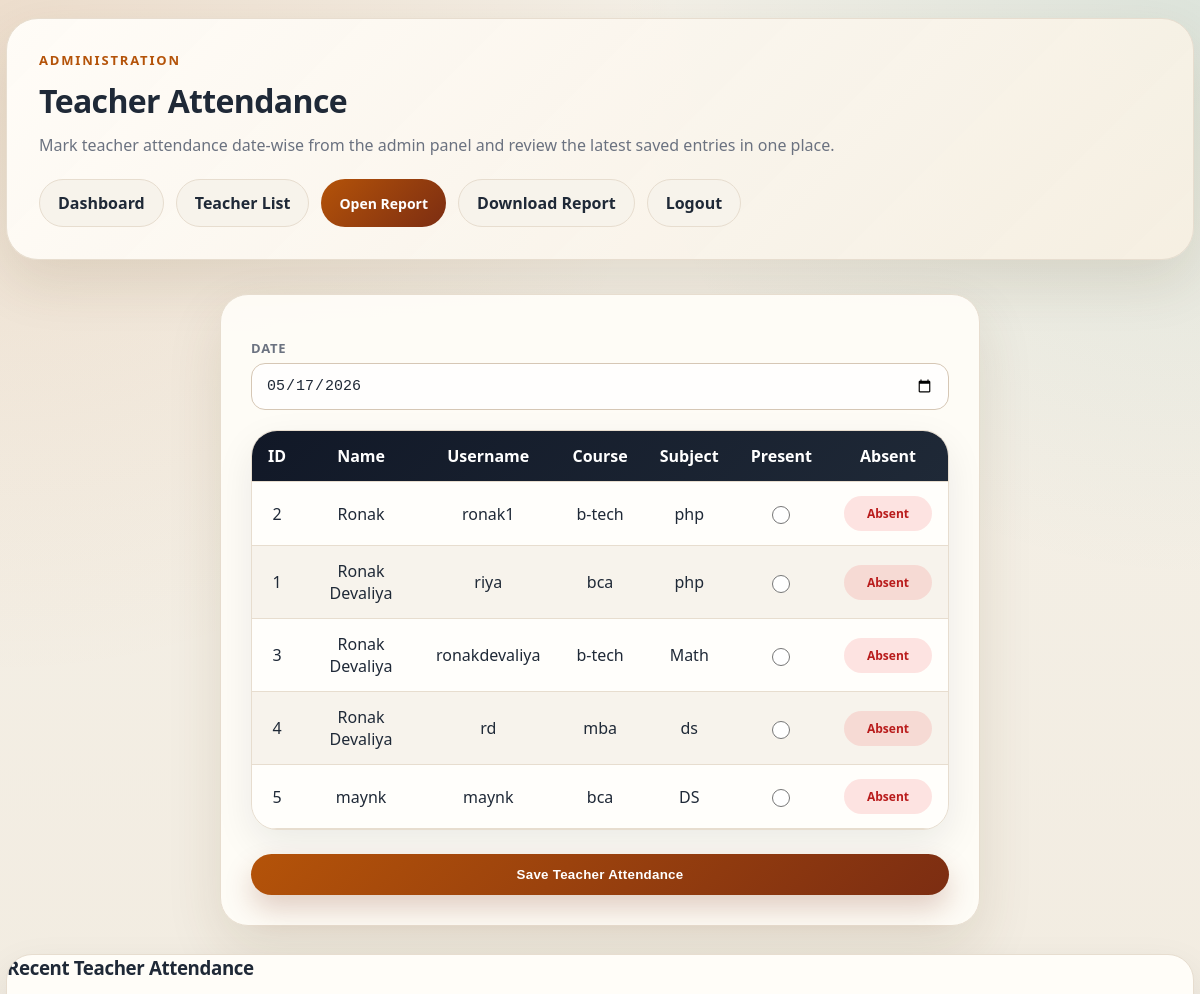
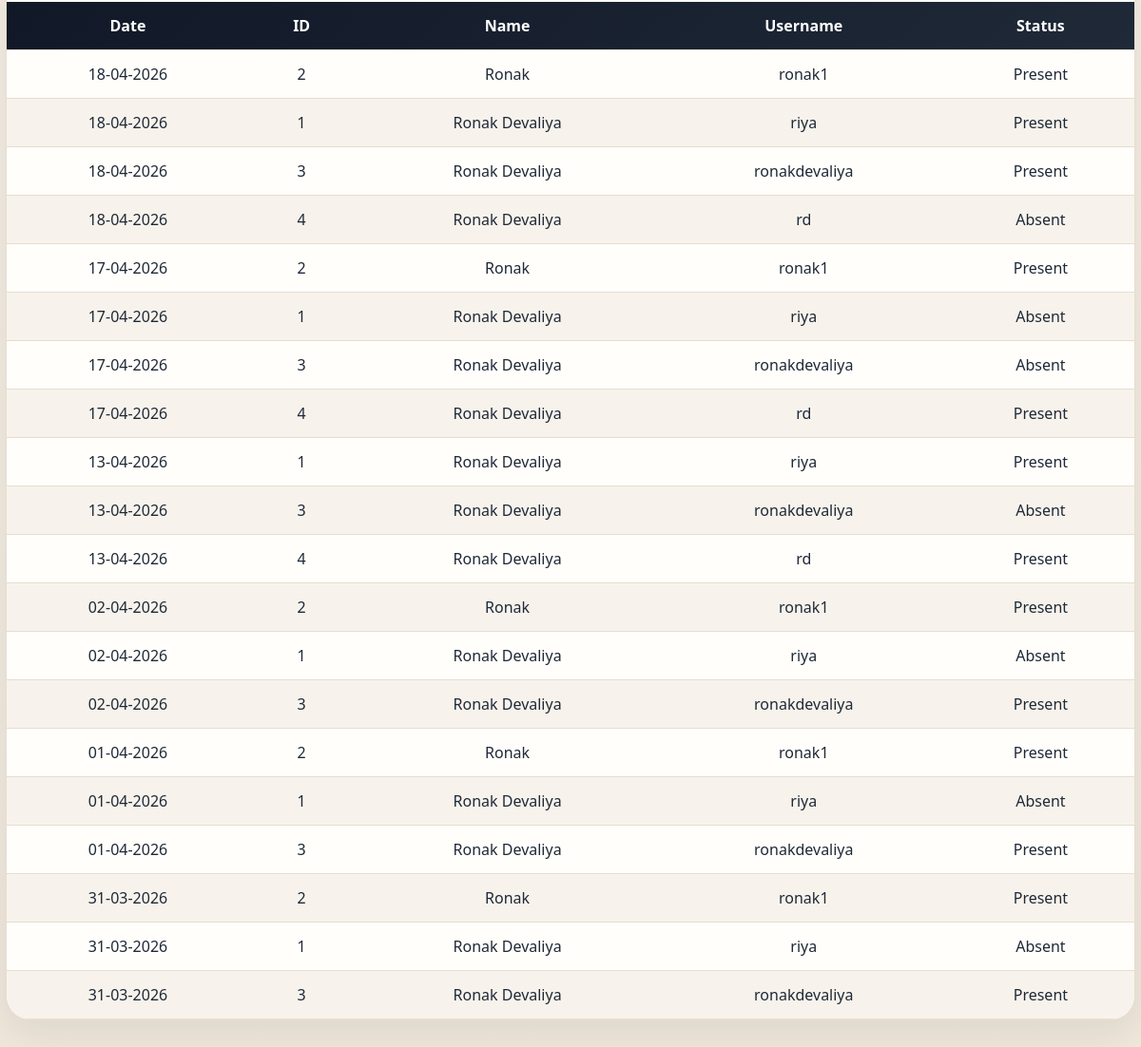
The page /teacher_attendance (signed in) on the database its author committed (2 pictures, top to bottom).
### tables this page shows
CREATE TABLE teachers(
        id INTEGER PRIMARY KEY AUTOINCREMENT,
        name TEXT,
        email TEXT,
        mobile TEXT,
        course TEXT,
        subject TEXT
    , username TEXT);

CREATE TABLE teacher_attendance(
        id INTEGER PRIMARY KEY AUTOINCREMENT,
        teacher_id INTEGER,
        date TEXT,
        status TEXT
    );

### app.py (the view, shortened to what this page needs)
@app.route("/teacher_attendance", methods=["GET", "POST"])
def teacher_attendance():
    if "user" not in session:
        return redirect("/")
    if session.get("role") != "admin":
        return redirect("/attendance")
    selected_date = request.form.get("date") if request.method == "POST" else request.args.get("date", date.today().isoformat())
    selected_date = selected_date or date.today().isoformat()
    success = request.args.get("saved", "")
    with db() as con:
        teachers = con.execute(
            "SELECT * FROM teachers ORDER BY TRIM(name), id"
        ).fetchall()
        attendance_map = {}
        if not success:
            attendance_map = {
                row["teacher_id"]: row["status"]
                for row in con.execute(
                    "SELECT teacher_id, status FROM teacher_attendance WHERE date=?",
                    (selected_date,)
                ).fetchall()
            }
        recent_rows = con.execute("""
        SELECT teacher_attendance.date, teachers.id AS teacher_id, TRIM(teachers.name) AS name, teachers.username, teacher_attendance.status
        FROM teacher_attendance
        JOIN teachers ON teachers.id = teacher_attendance.teacher_id
        ORDER BY teacher_attendance.date DESC, TRIM(teachers.name), teachers.id
        LIMIT 20
        """).fetchall()
    return render_template(
        "admin/teacher_attendance.html",
        teachers=teachers,
        selected_date=selected_date,
        success=success,
        attendance_map=attendance_map,
        recent_rows=recent_rows
    )

### app.py (called while the page is built)
def db():
    con = sqlite3.connect(app.config["DATABASE_PATH"])
    con.row_factory = sqlite3.Row
    return con

def format_display_date(value):
    try:
        return date.fromisoformat(value).strftime("%d-%m-%Y")
    except (TypeError, ValueError):
        return value or "-"

### templates/admin/teacher_attendance.html (shortened to what this page needs)
<!DOCTYPE html>
<html lang="en">
<head>
    <link rel="stylesheet" href="{{ url_for('static', filename='style.css') }}">
</head>
<body>
    <div class="page-shell">
        <div class="page-hero">
            <div class="section-title">Administration</div>
            <h1>Teacher Attendance</h1>
            <p>Mark teacher attendance date-wise from the admin panel and review the latest saved entries in one place.</p>
            <div class="action-row">
                <a href="/admin" class="secondary-link">Dashboard</a>
                <a href="/teachers" class="secondary-link">Teacher List</a>
                <a href="/teacher_attendance_report?date={{ selected_date }}" class="primary-link">Open Report</a>
                <a href="/teacher_attendance_download?date={{ selected_date }}" class="secondary-link">Download Report</a>
                <a href="/logout" class="secondary-link" onclick="return confirm('Are you sure you want to logout?')">Logout</a>
            </div>
        </div>
        <div class="form-box" style="margin-bottom:28px;">
            <form method="post">
                <label>Date</label>
                <input type="date" name="date" value="{{ selected_date }}" required>
                <div class="table-shell" style="margin-top:20px;">
                    <table>
                        <thead>
                            <tr>
                                <th>ID</th>
                                <th>Name</th>
                                <th>Username</th>
                                <th>Course</th>
                                <th>Subject</th>
                                <th>Present</th>
                                <th>Absent</th>
                            </tr>
                        </thead>
                        <tbody>
                            {% for teacher in teachers %}
                            {% set is_present = attendance_map.get(teacher.id) == 'Present' %}
                            <tr>
                                <td>{{ teacher.id }}</td>
                                <td>{{ teacher.name }}</td>
                                <td>{{ teacher.username or '-' }}</td>
                                <td>{{ teacher.course or '-' }}</td>
                                <td>{{ teacher.subject or '-' }}</td>
                                <td>
                                    <input
                                        type="radio"
                                        name="status_{{ teacher.id }}"
                                        value="Present"
                                        data-status-radio
                                    >
                                </td>
                                <td>
                                    <span class="status-pill {% if is_present %}status-pill--approved{% else %}status-pill--rejected{% endif %}" data-status-pill>
                                        {% if is_present %}Present{% else %}Absent{% endif %}
                                    </span>
                                </td>
                            </tr>
                            {% else %}
                            <tr>
                                <td colspan="7" class="empty-copy">No teachers found. Add a teacher first.</td>
                            </tr>
                            {% endfor %}
                        </tbody>
                    </table>
                </div>
                <button type="submit" style="width:100%; margin-top:24px;">Save Teacher Attendance</button>
            </form>
        </div>
        <div class="table-shell">
            <h3 style="margin:0 0 16px;">Recent Teacher Attendance</h3>
            <table>
                <thead>
                    <tr>
                        <th>Date</th>
                        <th>ID</th>
                        <th>Name</th>
                        <th>Username</th>
                        <th>Status</th>
                    </tr>
                </thead>
                <tbody>
                    {% for row in recent_rows %}
                    <tr>
                        <td>{{ row.date|display_date }}</td>
                        <td>{{ row.teacher_id }}</td>
                        <td>{{ row.name }}</td>
                        <td>{{ row.username or '-' }}</td>
                        <td>{{ row.status }}</td>
                    </tr>
                    {% else %}
                    <tr>
                        <td colspan="5" class="empty-copy">No teacher attendance saved yet.</td>
                    </tr>
                    {% endfor %}
                </tbody>
            </table>
        </div>
    </div>
</body>
</html>

### static/style.css (style rules this page uses)
:root { --bg:#f5f1e8; --surface:#fffdf8; --surface-soft:#f7f3eb; --surface-strong:#0f172a; --line:#e7ddcf; --line-strong:#d6c7b5; --text:#1f2937; --muted:#6b7280; --primary:#b45309; --primary-deep:#7c2d12; --accent:#0f766e; --danger:#b91c1c; --success:#15803d; --shadow:0 22px 55px rgba(85, 55, 17, 0.12); --shadow-soft:0 14px 38px rgba(15, 23, 42, 0.08); --radius-xl:28px; --radius-lg:20px; --radius-md:14px; --font-sans:"Poppins", "Segoe UI", sans-serif; --gradient-main:linear-gradient(135deg, #1f2937, #8b4513 52%, #d97706); --gradient-soft:linear-gradient(135deg, rgba(180,83,9,0.14), rgba(15,118,110,0.12)); }
* { box-sizing:border-box; }
html { scroll-behavior:smooth; }
body { margin:0; color:var(--text); font-family:var(--font-sans); background: radial-gradient(circle at top left, rgba(180,83,9,0.12), transparent 28%), radial-gradient(circle at top right, rgba(15,118,110,0.10), transparent 24%), linear-gradient(180deg, var(--bg), #efe7da); min-height:100vh; overflow-x:hidden; transition:background .3s ease,color .3s ease; }
h1,h2,h3,h4,h5,h6 { font-family:var(--font-sans); letter-spacing:-0.02em; }
a { color:inherit; text-decoration:none; }
label { display:block; text-align:left; font-size:13px; margin-top:14px; margin-bottom:6px; color:var(--muted); font-weight:700; text-transform:uppercase; letter-spacing:.06em; }
input, select, textarea { width:100%; padding:13px 14px; border-radius:14px; border:1px solid var(--line-strong); background:rgba(255,255,255,0.82); color:var(--text); font-size:15px; transition:border-color .2s ease, box-shadow .2s ease, transform .2s ease; }
input[type="radio"] { width:18px; height:18px; margin:0; padding:0; accent-color:var(--primary); cursor:pointer; vertical-align:middle; box-shadow:none; }
button, .button-link { display:inline-flex; align-items:center; justify-content:center; gap:8px; padding:13px 20px; border:none; border-radius:999px; background:linear-gradient(135deg, var(--primary), var(--primary-deep)); color:#fff; font-weight:700; letter-spacing:.02em; cursor:pointer; transition:transform .2s ease, box-shadow .2s ease, opacity .2s ease; box-shadow:0 14px 28px rgba(124,45,18,0.22); }
table { width:100%; border-collapse:collapse; overflow:hidden; }
thead { background:linear-gradient(135deg, #111827, #1f2937); color:#fff; }
th,td { padding:14px 16px; text-align:center; border-bottom:1px solid var(--line); }
tbody tr { background:rgba(255,255,255,0.55); transition:transform .15s ease, background .15s ease; }
tbody tr:nth-child(even) { background:rgba(247,243,235,0.95); }
.status-pill { display:inline-flex; align-items:center; justify-content:center; min-width:88px; padding:8px 12px; border-radius:999px; font-size:12px; font-weight:700; border:1px solid transparent; }
.status-pill--rejected { background:rgba(239, 68, 68, 0.14); color:#b91c1c; }
.form-box { width:min(760px, calc(100% - 32px)); margin:34px auto 60px; padding:30px; border:1px solid var(--line); border-radius:28px; background:rgba(255,253,248,0.94); box-shadow:var(--shadow); }
.section-title { font-size:13px; letter-spacing:.14em; text-transform:uppercase; color:var(--primary); font-weight:700; margin-bottom:10px; }
.page-shell { width:calc(100% - 12px); max-width:1680px; margin:18px auto 40px; }
.page-hero { padding:32px; border:1px solid var(--line); border-radius:32px; background:linear-gradient(135deg, rgba(255,253,248,0.98), rgba(246,239,226,0.94)); box-shadow:var(--shadow); }
.page-hero h1, .page-hero h2 { margin:0; }
.page-hero p { color:var(--muted); margin:10px 0 0; line-height:1.7; }
.action-row { display:flex; gap:12px; flex-wrap:wrap; margin:20px 0 0; }
.action-row a, .action-row button { display:inline-flex; align-items:center; justify-content:center; padding:12px 18px; border-radius:999px; font-weight:700; }
.action-row .primary-link { background:linear-gradient(135deg, var(--primary), var(--primary-deep)); color:white; border:none; cursor:pointer; font-family:var(--font-sans); font-size:14px; }
.action-row .secondary-link { background:var(--surface-soft); color:var(--text); border:1px solid var(--line); }
.table-shell { margin-top:22px; border-radius:26px; overflow:hidden; border:1px solid var(--line); background:var(--surface); box-shadow:var(--shadow-soft); }

### rows shown on the page
teachers: id "2", name "Ronak", username "ronak1", course "b-tech", subject "php"
teachers: id "1", name "Ronak Devaliya", username "riya", course "bca", subject "php"
teachers: id "3", name "Ronak Devaliya", username "ronakdevaliya", course "b-tech", subject "Math"
teachers: id "4", name "Ronak Devaliya", username "rd", course "mba", subject "ds"
teachers: id "5", name "maynk", username "maynk", course "bca", subject "DS"
teacher_attendance: date|display_date "18-04-2026", teacher_id "2", name "Ronak", username "ronak1", status "Present"
teacher_attendance: date|display_date "18-04-2026", teacher_id "1", name "Ronak Devaliya", username "riya", status "Present"
teacher_attendance: date|display_date "18-04-2026", teacher_id "3", name "Ronak Devaliya", username "ronakdevaliya", status "Present"
teacher_attendance: date|display_date "18-04-2026", teacher_id "4", name "Ronak Devaliya", username "rd", status "Absent"
teacher_attendance: date|display_date "17-04-2026", teacher_id "2", name "Ronak", username "ronak1", status "Present"
teacher_attendance: date|display_date "17-04-2026", teacher_id "1", name "Ronak Devaliya", username "riya", status "Absent"
teacher_attendance: date|display_date "17-04-2026", teacher_id "3", name "Ronak Devaliya", username "ronakdevaliya", status "Absent"
teacher_attendance: date|display_date "17-04-2026", teacher_id "4", name "Ronak Devaliya", username "rd", status "Present"
teacher_attendance: date|display_date "13-04-2026", teacher_id "1", name "Ronak Devaliya", username "riya", status "Present"
teacher_attendance: date|display_date "13-04-2026", teacher_id "3", name "Ronak Devaliya", username "ronakdevaliya", status "Absent"
teacher_attendance: date|display_date "13-04-2026", teacher_id "4", name "Ronak Devaliya", username "rd", status "Present"
teacher_attendance: date|display_date "02-04-2026", teacher_id "2", name "Ronak", username "ronak1", status "Present"
teacher_attendance: date|display_date "02-04-2026", teacher_id "1", name "Ronak Devaliya", username "riya", status "Absent"
teacher_attendance: date|display_date "02-04-2026", teacher_id "3", name "Ronak Devaliya", username "ronakdevaliya", status "Present"
teacher_attendance: date|display_date "01-04-2026", teacher_id "2", name "Ronak", username "ronak1", status "Present"
teacher_attendance: date|display_date "01-04-2026", teacher_id "1", name "Ronak Devaliya", username "riya", status "Absent"
teacher_attendance: date|display_date "01-04-2026", teacher_id "3", name "Ronak Devaliya", username "ronakdevaliya", status "Present"
teacher_attendance: date|display_date "31-03-2026", teacher_id "2", name "Ronak", username "ronak1", status "Present"
teacher_attendance: date|display_date "31-03-2026", teacher_id "1", name "Ronak Devaliya", username "riya", status "Absent"
teacher_attendance: date|display_date "31-03-2026", teacher_id "3", name "Ronak Devaliya", username "ronakdevaliya", status "Present"
